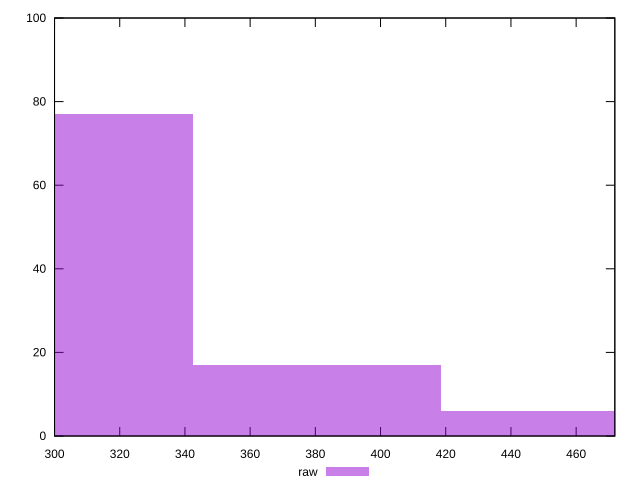

The script that saved this image:
reset

$raw <<EOF
304.43230039367063 77
380.5403754920883 17
456.64845059050595 6
EOF

set key outside below
set boxwidth 76.10807509841766
set xrange [300:471.866]
set yrange [0:100]
set trange [0:100]
set style fill transparent solid 0.5 noborder
set terminal svg size 640, 490 enhanced background rgb 'white'
set output "report_00013_2021-02-09T12-04-24.940Z/uses-rel-preconnect/samples/pages/raw/histogram.svg"

plot $raw title "raw" with boxes

reset
